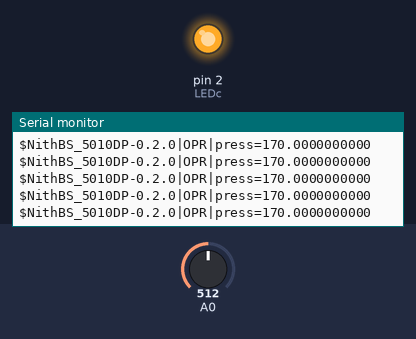
This sketch was run on a simulated Arduino Uno, built with avr-gcc and run on an emulated ATmega328P. Parts: output pins drawn as LEDs (lit = HIGH), the last lines printed to the serial monitor. The inputs (shaded band) are chosen by the test bench; at power-on: A0 = 512.

Above: at 1.2 s.
1.3 s: A0 set to 31
At 2.0 s:
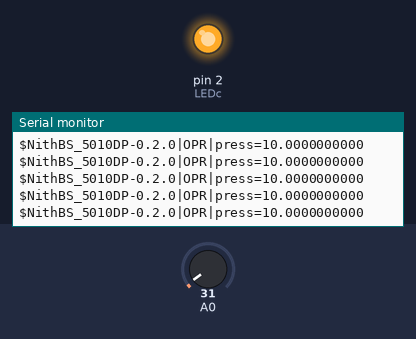
2.8 s: A0 set to 27
At 3.4 s:
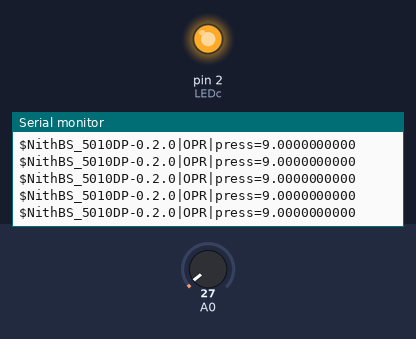
Timing chart, 0 to 5.8 s (numbered marks = the images above; inputs shaded):
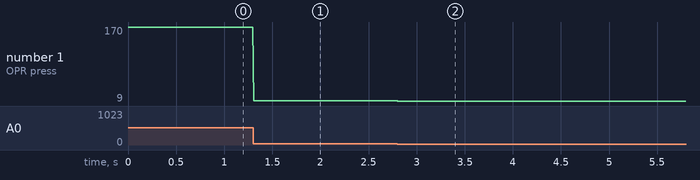

Measured:
- after the input at 1.3 s, the serial monitor: prints a new line at once (image 1)
- after the input at 2.8 s, the serial monitor: prints a new line at once (image 2)
- plotted number 1: 170 → 10 after the input at 1.3 s, 10 → 9 after the input at 2.8 s

The sketch:

BreathSensor.ino
```cpp
int LEDc = 2;

/* Definition of constants */
#define SAMPLING_DELAY_MS (5)
#define SENSOR_NAME ("NithBS_5010DP-0.2.0")

void setup() {
  // initialize serial communication at 9600 bits per second:
  Serial.begin(115200);
  pinMode(LEDc, OUTPUT);
  digitalWrite(LEDc, HIGH);
}

void loop() {

  int sensorValue = analogRead(A0); // read the input on analog pin 0
  float voltage = sensorValue / 3;

  /* Print output line */
  /* =============================================== */

  /* Line start character */
  Serial.print("$");

  /* Sensor name and version */
  Serial.print(SENSOR_NAME);
  Serial.print("|");

  /* Status line */
  Serial.print("OPR");
  Serial.print("|");

  /* Values */
  Serial.print("press=");
  Serial.println(voltage, DEC);
  delay(SAMPLING_DELAY_MS);
}
```
